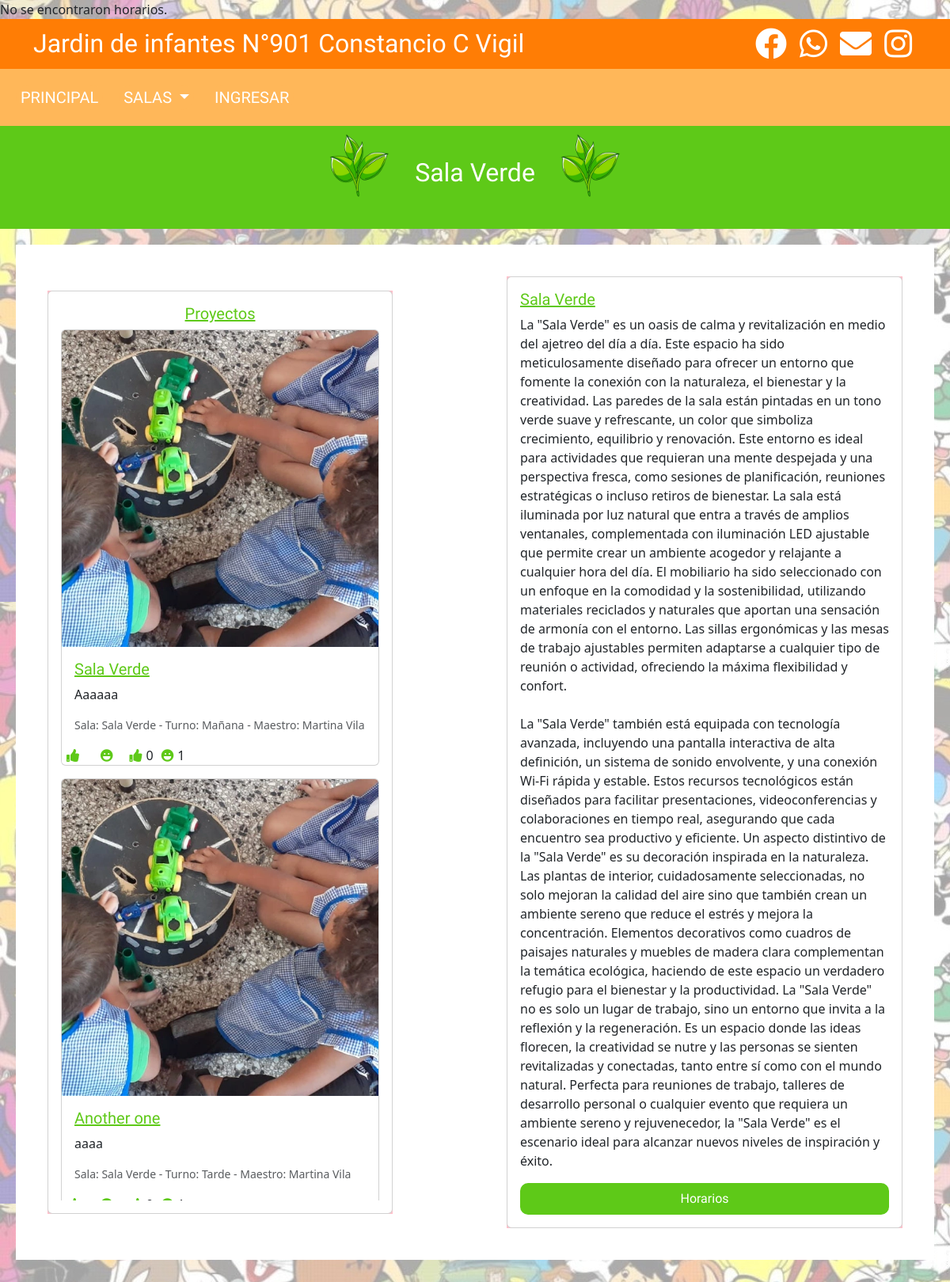
Page /salasVer.php on the committed database.
### tables this page shows
CREATE TABLE `salas` (
  `ID` int(3) NOT NULL,
  `Salas` varchar(15) NOT NULL,
  `Color` varchar(10) NOT NULL,
  `texto` text DEFAULT NULL,
  `imagen` varchar(255) DEFAULT NULL,
  `hover` varchar(255) DEFAULT NULL,
  `texto2` text DEFAULT NULL
);

CREATE TABLE `proyectos` (
  `ID` int(3) NOT NULL,
  `Salas` int(3) NOT NULL,
  `Nombre` varchar(50) NOT NULL,
  `Descripcion` varchar(250) NOT NULL,
  `Imagen` varchar(255) NOT NULL,
  `Turno` int(3) NOT NULL,
  `id_usuario` int(3) NOT NULL
);

CREATE TABLE `turnos` (
  `ID` int(3) NOT NULL,
  `Turno` varchar(15) NOT NULL
);

### salasVer.php (the view, shortened to what this page needs)
<?php
  $servername = "localhost";
  $username = "root";
  $password = "";
  $dbname = "jardin";
  $conn = new mysqli($servername, $username, $password, $dbname);
  $sala_id = 5;
  $query2 = "SELECT publicacion_id, reaccion, COUNT(*) as count FROM reacciones GROUP BY publicacion_id, reaccion";
  $result2 = $conn->query($query2);
  $reacciones = [];
  while ($row = $result2->fetch_assoc()) {
      $reacciones[$row['publicacion_id']][$row['reaccion']] = $row['count'];
  }
  $sql_sala = "SELECT * FROM salas WHERE ID = $sala_id";
  $result_sala = $conn->query($sql_sala);
  if ($result_sala->num_rows > 0) {
      $sala = $result_sala->fetch_assoc();
  } else {
      die("No se encontró la sala.");
  }
?>
<!DOCTYPE html>
<html lang="es">
<head>
    <link rel="stylesheet" href="style.css">
    <link rel="stylesheet" href="https://cdnjs.cloudflare.com/ajax/libs/font-awesome/5.15.4/css/all.min.css">
    <link href="https://cdn.jsdelivr.net/npm/bootstrap@5.3.3/dist/css/bootstrap.min.css" rel="stylesheet">
</head>
<body>
  <header class="container-fluid">
    <div class="container d-flex justify-content-between align-items-center">
        <h2 class="m-0">Jardin de infantes N°901 Constancio C Vigil</h2>
        <div>
          <button class="net m-0"><i class="fab fa-facebook"></i></button>
          <button class="net m-0"><i class="fab fa-whatsapp"></i></button>
          <button class="net m-0"><i class="fas fa-envelope"></i></button>
          <button class="net m-0"><i class="fab fa-instagram"><a href="https://www.instagram.com/jardin901sanclemente?utm_source=ig_web_button_share_sheet&igsh=ZDNlZDc0MzIxNw=="></a></i></button>
        </div>
    </div>
  </header>
  <header class="n2 d-flex flex-wrap align-items-center">
    <a href="index.html"><button class="btn2">PRINCIPAL</button></a>
    <div class="dropdown">
      <button class="btn2 dropdown-toggle" type="button" data-bs-toggle="dropdown" aria-expanded="false">
        SALAS
      </button>
    </div>
    <button class="btn2" onclick="showAlert()" class='ai'>INGRESAR</button>
  </header>
    <div class="cartelT d-flex justify-content-center">
        <img src="<?php echo htmlspecialchars($sala['imagen']); ?>" width="100px" height="100px">
        <div class="text">
            <h2 class="text-center"><?php echo htmlspecialchars($sala['Salas']); ?></h2>
            <br>
        </div>
        <img src="<?php echo htmlspecialchars($sala['imagen']); ?>" width="100px" height="100px">
    </div>
    <div class="white d-flex flex-column flex-md-row justify-content-between align-items-center">
      <div class="mt-3 mt-md-0">
        <div class="carter">
            <div class="card text-center-left">
                <div class="card-body">
                    <h5 class="color text-center">Proyectos</h5>
                    <div id="project-cards">
                        <?php
                        $servername = "localhost";
                        $username = "root";
                        $password = "";
                        $dbname = "jardin";
                        $conn = new mysqli($servername, $username, $password, $dbname);
                        $sql = "SELECT proyectos.ID, proyectos.Nombre, proyectos.Descripcion, proyectos.Imagen, salas.Salas AS SalaNombre, turnos.Turno AS TurnoNombre, login.NOMBRE AS TeacherName
                        FROM proyectos
                        INNER JOIN salas ON proyectos.Salas = salas.ID
                        INNER JOIN turnos ON proyectos.Turno = turnos.ID
                        INNER JOIN login ON proyectos.id_usuario = login.id
                        WHERE proyectos.Salas = 5
                        ORDER BY proyectos.ID DESC";
                        $result = $conn->query($sql);
                        if ($result->num_rows > 0) {
                          while ($row = $result->fetch_assoc()) {
                            $proyecto_id = $row['ID'];
                            echo '<div class="card mb-3">';
                            echo '<img src="' . $row['Imagen'] . '" class="card-img-top" width="200px" height="400px" alt="' . $row['Nombre'] . '">';
                            echo '<div class="card-body">';
                            echo '<h5 class="color">' . $row['Nombre'] . '</h5>';
                            echo '<p class="card-text">' . $row['Descripcion'] . '</p>';
                            echo '<p class="card-text"><small class="text-muted">Sala: ' . $row['SalaNombre'] . ' - Turno: ' . $row['TurnoNombre'] . ' - Maestro: ' . $row['TeacherName'] . '</small></p>';
                            echo '</div>';
                            echo '<div class="publicacion" data-id="' . $proyecto_id . '">';
                            echo '<div class="reacciones-container">';
                            echo '<button class="reacciones" data-reaccion="me_gusta"><i class="fas fa-thumbs-up app"></i></button>';
                            echo '<button class="reacciones" data-reaccion="risa"><i class="fas fa-laugh app"></i></button>';
                            echo '<p><i class="fas fa-thumbs-up app"></i> ' . ($reacciones[$proyecto_id]['me_gusta'] ?? 0) . '</p>';
                            echo '<p><i class="fas fa-laugh app"></i> ' . ($reacciones[$proyecto_id]['risa'] ?? 0) . '</p>';
                            echo '</div>';
                            echo '</div>';
                            echo '</div>';
                          }
                        } else {
                              echo '<p>No hay proyectos disponibles.</p>';
                        }
                        ?>
                    </div>
                </div>
            </div>
        </div>
      </div>
        <div class="mt-3 mt-md-0">
            <div class="carter">
                <div class="card text-center-left">
                    <div class="card-body">
                        <h5 class="color"><?php echo htmlspecialchars($sala['Salas']); ?></h5>
                        <p class="card-text">
                        <?php echo htmlspecialchars($sala['texto']); ?><br><br>
                        <?php echo htmlspecialchars($sala['texto2']); ?>
                        </p>
                        <button class="btnT">Horarios</button>
                    </div>
                </div>
            </div>
        </div>
    </div>
</body>
</html>

### style.css (style rules this page uses)
body { margin: 0; padding: 0; background-image: url('img/dibujos.jpeg'); }
header { background-color:#FF7D05; color:white; font-family:"Questrial", sans-serif; padding:10px; }
button { background-color:#FF7D05; color:white; border:none; }
.n2 { background-color:#FFB759; }
.btn2 { background-color:#FFB759; margin:10px; font-size:20px; border-radius:20px; transition: background-color 0.3s ease, transform 0.2s ease; }
a { color:white; text-decoration: none; }
.net { font-size:40px; border:none; color:white; }
.text { margin-top:20px; padding: 20px; max-width:850px; }
.white { background-color: white; margin:20px; padding:40px; }
.carter { max-width: 500px; background-color:pink; }
#project-cards { max-height: 1100px; overflow-y: auto; display: flex; flex-direction: column; }
.reacciones-container { display: flex; align-items: center; gap: 10px; }
.reacciones-container p { margin: 0; display: flex; align-items: center; }
.reacciones-container i { margin-right: 5px; }

### rows in the picture
salas: imagen (picture), Salas "Sala Verde", texto "La \"Sala Verde\" es un oasis de calma y revitalización en medio del ajetreo del día a día. Este espacio ha sido meticulosamente diseñado para ofrecer un entorno que fomente la conexión con la naturaleza, el bienestar y la creatividad. Las paredes de la sala están pintadas en un tono verde suave y refrescante, un color que simboliza crecimiento, equilibrio y renovación. Este entorno es ideal para actividades que requieran una mente despejada y una perspectiva fresca, como sesiones de planificación, reuniones estratégicas o incluso retiros de bienestar. La sala está iluminada por luz natural que entra a través de amplios ventanales, complementada con iluminación LED ajustable que permite crear…", texto2 "La \"Sala Verde\" también está equipada con tecnología avanzada, incluyendo una pantalla interactiva de alta definición, un sistema de sonido envolvente, y una conexión Wi-Fi rápida y estable. Estos recursos tecnológicos están diseñados para facilitar presentaciones, videoconferencias y colaboraciones en tiempo real, asegurando que cada encuentro sea productivo y eficiente. Un aspecto distintivo de la \"Sala Verde\" es su decoración inspirada en la naturaleza. Las plantas de interior, cuidadosamente seleccionadas, no solo mejoran la calidad del aire sino que también crean un ambiente sereno que reduce el estrés y mejora la concentración. Elementos decorativos como cuadros de paisajes naturales…"
proyectos: Imagen (picture), Nombre "Sala Verde", Descripcion "Aaaaaa", salas.Salas "Sala Verde", turnos.Turno "Mañana", login.NOMBRE "Martina Vila", ID "0", ID "1"
proyectos: Imagen (picture), Nombre "Another one", Descripcion "aaaa", salas.Salas "Sala Verde", turnos.Turno "Tarde", login.NOMBRE "Martina Vila"
